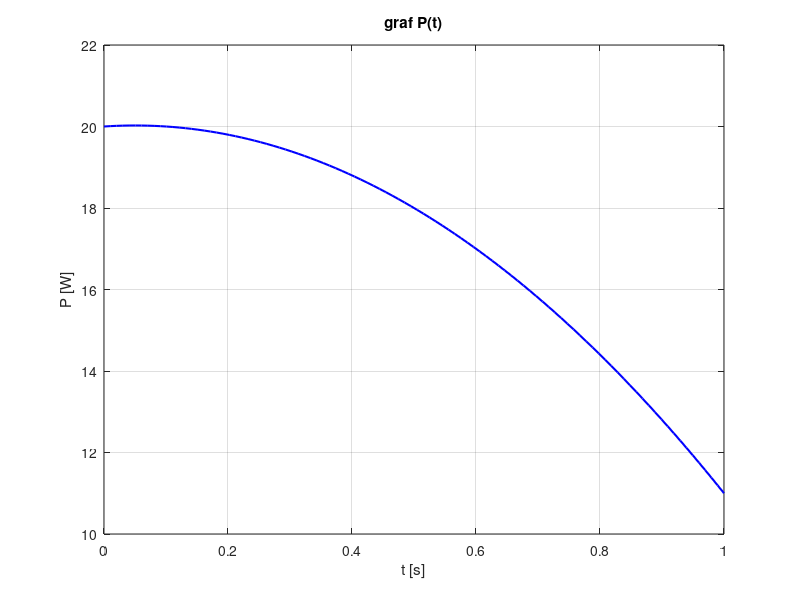

Source code (MATLAB):
% NALOGA 1
podatki = importdata('naloga1_1.txt','',2);
t = podatki.data;

% NALOGA 2
fid = fopen('naloga1_2.txt', 'r');
header = fgetl(fid);
num_values = sscanf(header, 'stevilo_podatkov_P: %d');
P = zeros(num_values, 1);
for i = 1:num_values
    P(i) = fscanf(fid, '%f', 1);
end
fclose(fid);


figure;
plot(t, P, 'b-', 'LineWidth', 1.5);
xlabel('t [s]');
ylabel('P [W]');
title('graf P(t)');
grid on;





% NALOGA 3

integral_trap = 0;
for i = 1:length(P)-1
    dt = t(i+1) - t(i);
    integral_trap = integral_trap + (P(i) + P(i+1)) * dt / 2;
end

integral_builtin = trapz(t, P);
fprintf('Integral (lastna metoda): %.6f\n', integral_trap);
fprintf('Integral (trapz): %.6f\n', integral_builtin);
fprintf('Razlika: %.6e\n', abs(integral_trap - integral_builtin));